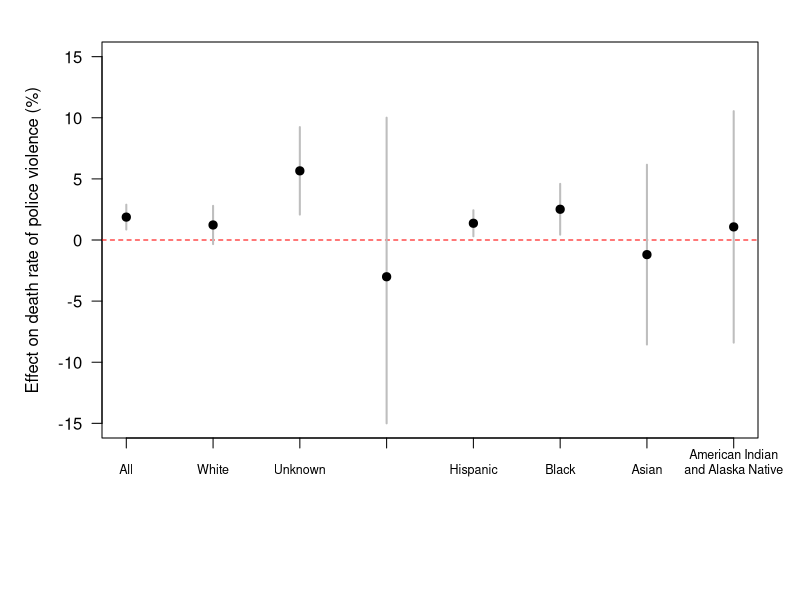

Generate this figure with R:
race_lab  <- c("All",
               "White",
               "Unknown",
               "Native Hawaiian\nand Pacific Islander",
               "Hispanic",
               "Black",
               "Asian",
               "American Indian\nand Alaska Native")
est       <- c(1.873389, 1.229075, 5.658206, -3.006437,
               1.369409, 2.514795, -1.196291, 1.072319)
ci_lower  <- c(0.858543, -0.3353263, 2.079918, -16.02043,
               0.3046687, 0.437864, -8.550158, -8.3949)
ci_upper  <- c(2.888235, 2.793476, 9.236494, 10.00756,
               2.434149, 4.591727, 6.157576, 10.53954)
x_pos     <- seq(2013, 2024, length.out = 8)
#The data above are calculated based on the average effect values for different racial groups from MakeFigure3

######Plot######
pdf(file = "outputs/raw_figures/S2.pdf",
    height = 5, width = 10, useDingbats = FALSE)

par(mfrow = c(1, 1),
    mar = c(8, 5, 2, 2) + 0.1,   
    las = 1)                     

plot(1, type = "n",
     ylim = c(-15, 15),
     xlim = c(2013, 2024),
     ylab = "Effect on death rate of police violence (%)",
     xlab = "",
     xaxt = "n")

axis(1, at = x_pos, labels = race_lab, cex.axis = 0.75, las = 1)

abline(h = 0, col = "red", lty = 2)

segments(x_pos, pmax(ci_lower, -15),
         x_pos, pmin(ci_upper,  15),
         lwd = 2, col = "grey")
points(x_pos, est, pch = 19, cex = 1.1)
dev.off()